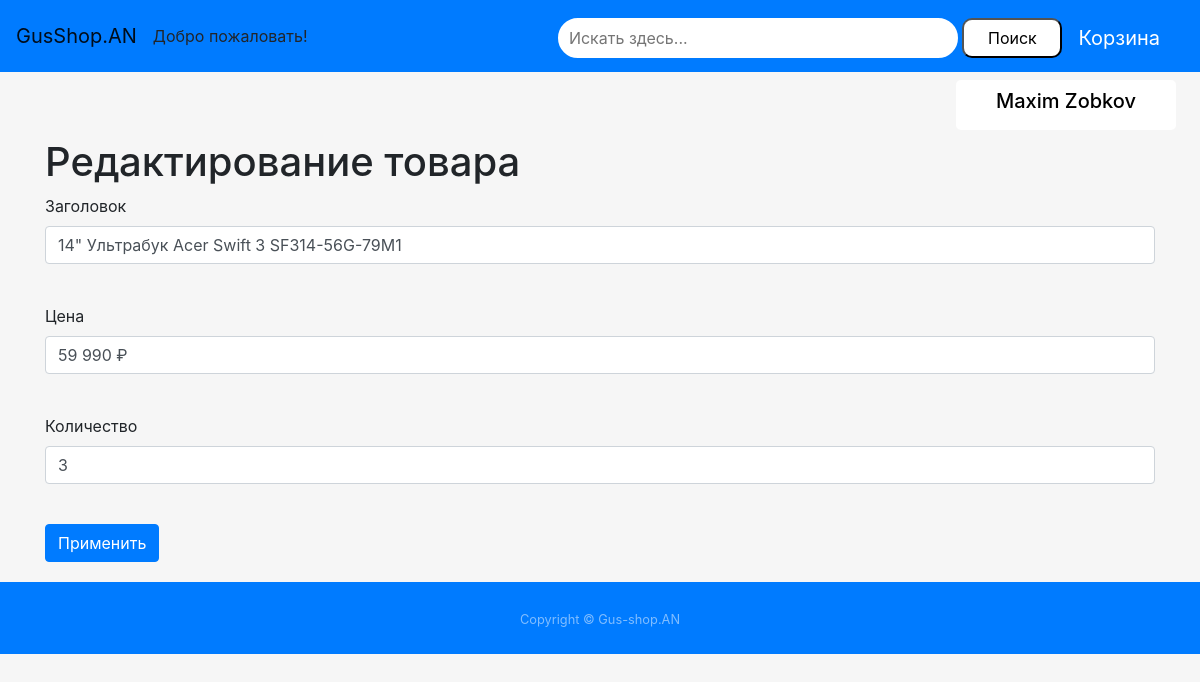
The page /items/2 (signed in) on the database its author committed.
### data/users.py (models this page shows, shortened)
class User(SqlAlchemyBase, UserMixin, SerializerMixin):
    __tablename__ = 'users'
    id = sqlalchemy.Column(sqlalchemy.Integer, primary_key=True, autoincrement=True)
    name = sqlalchemy.Column(sqlalchemy.String, nullable=True)
    email = sqlalchemy.Column(sqlalchemy.String, index=True, unique=True, nullable=True)
    password = sqlalchemy.Column(sqlalchemy.String, nullable=True)
    created_date = sqlalchemy.Column(sqlalchemy.DateTime, default=datetime.datetime.now)

### data/items.py (models this page shows)
class Items(SqlAlchemyBase, SerializerMixin, UserMixin):
    __tablename__ = 'items'
    id = sqlalchemy.Column(sqlalchemy.Integer, primary_key=True, autoincrement=True)
    title = sqlalchemy.Column(sqlalchemy.String, nullable=True)
    price = sqlalchemy.Column(sqlalchemy.String, nullable=True)
    main_characteristics = sqlalchemy.Column(sqlalchemy.TEXT, nullable=True)
    content = sqlalchemy.Column(sqlalchemy.String, nullable=True)
    created_date = sqlalchemy.Column(sqlalchemy.DateTime, default=datetime.datetime.now)
    display = sqlalchemy.Column(sqlalchemy.String, nullable=True)
    processor = sqlalchemy.Column(sqlalchemy.String, nullable=True)
    videoadapter = sqlalchemy.Column(sqlalchemy.String, nullable=True)
    ram = sqlalchemy.Column(sqlalchemy.String, nullable=True)
    battery = sqlalchemy.Column(sqlalchemy.String, nullable=True)
    count = sqlalchemy.Column(sqlalchemy.Integer, nullable=True)
    photo = sqlalchemy.Column(sqlalchemy.VARCHAR, default='/static/images/old.png')
    category = sqlalchemy.Column(sqlalchemy.String, nullable=True)

### main.py (the view, shortened to what this page needs)
@app.route('/items/<int:id>', methods=['GET', 'POST'])
@login_required
def edit_items(id):
    form = EditForm()
    if request.method == 'GET':
        sessions = db_session.create_session()
        item = sessions.query(items.Items).filter(items.Items.id == id).first()
        form.title.data = item.title
        form.price.data = item.price
        form.count.data = item.count
    return render_template('editor.html', title='Редактирование товара', form=form)

### main.py
class EditForm(FlaskForm):
    title = StringField('Заголовок', validators=[DataRequired()])
    price = StringField('Цена')
    count = IntegerField('Количество')
    submit = SubmitField('Применить')

### data/db_session.py (called while the page is built)
def create_session() -> Session:
    global __factory
    return __factory()

### main.py (called while the page is built)
@login_manager.user_loader
def load_user(user_id):
    sessions = db_session.create_session()
    return sessions.query(users.User).get(user_id)

### templates/editor.html (shortened to what this page needs)
{% extends "base.html" %}
{% block content %}
<h1>{{ title }}</h1>
<form action="" method="post" enctype="multipart/form-data">
    <p>
        {{ form.title.label }} <br>
        {{ form.title(class="form-control") }} <br>
    <p>
        {{ form.price.label }} <br>
        {{ form.price(class="form-control") }} <br>
    </p>
    <p>
        {{ form.count.label }} <br>
        {{ form.count(class="form-control") }} <br>
    </p>
    <p>{{ form.submit(type="submit", class="btn btn-primary") }}</p>
</form>
{% endblock %}

### templates/base.html (shortened to what this page needs)
<!DOCTYPE html>
<html lang="en">
<head>
    <link rel="stylesheet"
          href="https://stackpath.bootstrapcdn.com/bootstrap/4.4.1/css/bootstrap.min.css"
>
</head>
<body>
<link rel="stylesheet" href="/static/css/style.css">
<nav class="navbar navbar-expand-lg navbar-light bg-primary sticky-top">
    <a class="navbar-brand" href="/">GusShop.AN</a>
    <div class="collapse navbar-collapse" id="navbarSupportedContent">
        <ul class="navbar-nav mr-auto">
            <p class="mt-3"> Добро пожаловать! </p class="mt-3">
        </ul>
        <ul class="navbar-nav">
            <li class="nav-item mr-2">
                <form action="/index" method="get">
                    <input name="s" placeholder="Искать здесь..." type="search"
                           class="mt-1"
                           style="width:400px; height: 40px; border: 5px solid #ffffff;
                    border-radius:30px; padding: 6px;">
                    <button class="mt-1"
                            style="height:50px;width:100px; border-radius:10px;
                             background-color: #ffffff; height:40px;"
                            type="submit">Поиск
                    </button>
                </form>
            </li>
            {% if current_user.is_authenticated %}
            <li class="nav-item">
                <a style="color: #ffffff;" class="navbar-brand nav-link mt-1"
                   href="/basket"> Корзина </a>
            </li>
            {% endif %}
        </ul>
    </div>
</nav>
{% if current_user.is_authenticated %}
<h6 align="right">
    <a style="background-color: #ffffff; border: 5px solid #ffffff;
                    border-radius:5px; padding: 4px; color: #000000; width:220px;"
       class="navbar-brand nav-link mr-4 mt-2"
       href="/logout"><h5 align="center"> {{current_user.name}} </h5>
    </a>
</h6>
{% endif %}
<div class="content container">
    {% block content %}
    {% endblock %}
</div>
<footer id="sticky-footer" class="footer py-4 bg-primary text-white-50 mt-1">
    <div class="text-center">
        <small>Copyright &copy; Gus-shop.AN</small>
    </div>
</footer>
</body>
</html>

### static/css/style.css (style rules this page uses)
body { background: #f6f6f6f6; color: #0; display: flex; flex-direction: column; height: 100%; }
.content { flex: 1 0 auto; }
.footer { flex-shrink: 0; }

### rows shown on the page
User: name "Maxim Zobkov"
Items: title "14\" Ультрабук Acer Swift 3 SF314-56G-79M1", price "59 990 ₽", count "3"

### other values the page prints
{{ title }} "Редактирование товара"
